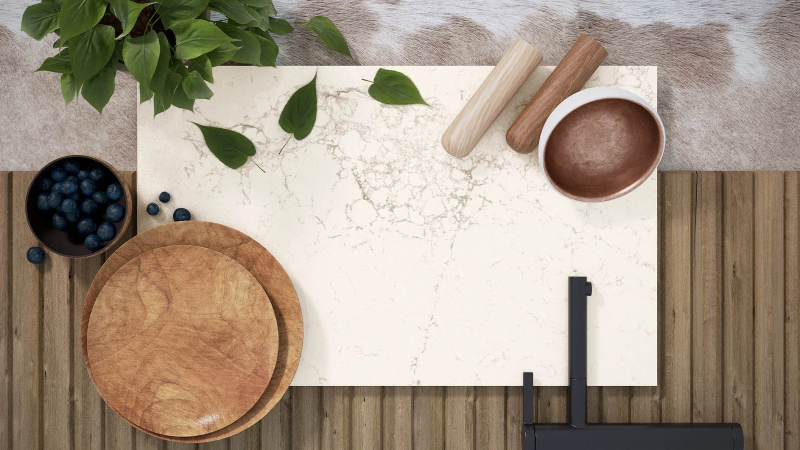
#> input picture images/caesarstone--solenna--room3.webp, 1600 x 900 px (shown at 1/2 size)
$ python -i slabify_supplier.py   (imports and definitions only)
#> lines starting #> are read from the running program, lines starting #| are printed output that depends on the picture; after the words box and inside, x2 and y2 are one past the last pixel; in counts of white or black regions, pixels touching at a corner belong together
#> further down, picture is the input picture: shape (900, 1600, 3); mean B, G, R 134.3, 150.9, 164.9
"""Generic slab-face-only TRUE-SCALE pass (generalised from akg_slabify.py).

Usage: python slabify_supplier.py "BQS" [--apply]
Reads/writes the supplier's mains in the slab-library; corners overrides in
slabify_overrides_<slug>.json next to this script. Source = the current main
webp (what's already approved as the main image).
"""
import json, os, re, sys
import cv2
import numpy as np
from PIL import Image, ImageDraw

Image.MAX_IMAGE_PIXELS = None
SCRATCH = os.path.dirname(os.path.abspath(__file__))
LIB = r"C:\Users\thefi\slab-library"

SUPPLIER = sys.argv[1]
slug = re.sub(r"[^a-z0-9]+", "", SUPPLIER.lower())
OV_PATH = os.path.join(SCRATCH, f"slabify_overrides_{slug}.json")
# [3 lines not run here, left out]
# [2 lines that did not run here, left out]
# [1 line not run here, left out]

def target_aspect(r):
    m = re.search(r"(\d{3,4})x(\d{3,4})", r.get("slabSizes", ""))
    return (int(m.group(1)) / int(m.group(2))) if m else 2.0

def order_quad(pts):
    pts = pts.reshape(4, 2).astype(np.float64)
    s = pts.sum(1); dd = np.diff(pts, axis=1).ravel()
    return np.array([pts[np.argmin(s)], pts[np.argmin(dd)], pts[np.argmax(s)], pts[np.argmax(dd)]], dtype=np.float32)

def find_slab_quad(img):
    h, w = img.shape[:2]
#> h = 900; w = 1600
    scale = 1200 / w
#> scale = 0.75
    small = cv2.resize(img, (1200, int(h * scale)))
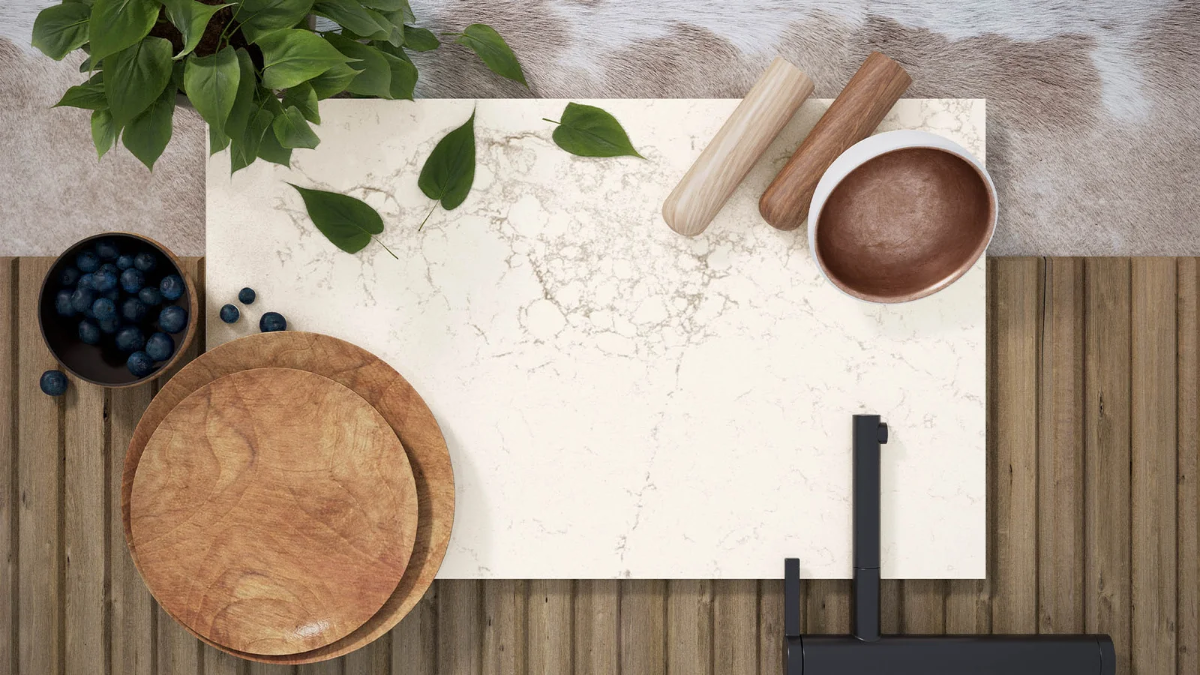
#> small: shape (675, 1200, 3); mean B, G, R 134.2, 150.8, 164.8
    sh, sw = small.shape[:2]
#> sh = 675; sw = 1200
    gray = cv2.cvtColor(small, cv2.COLOR_BGR2GRAY)
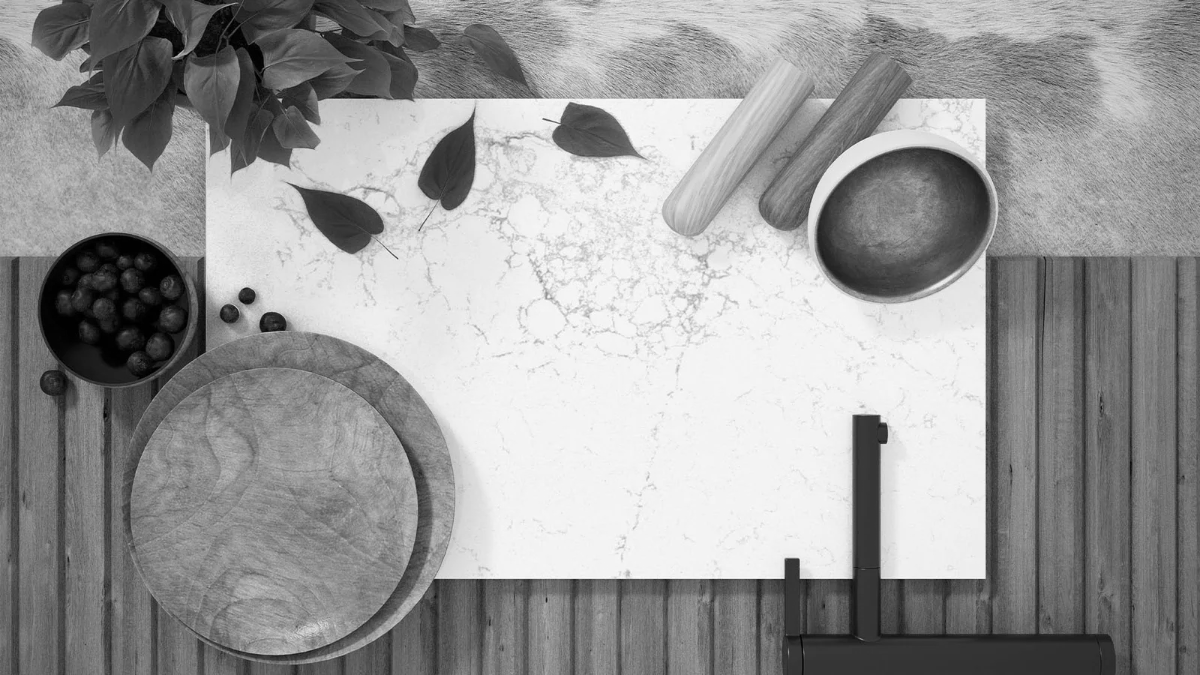
#> gray: shape (675, 1200); min 0, max 252, mean 153.1
    best, best_score = None, 0
    for canny_lo in (30, 60):
        edges = cv2.Canny(cv2.GaussianBlur(gray, (5, 5), 0), canny_lo, canny_lo * 3)
        edges = cv2.dilate(edges, np.ones((5, 5), np.uint8))
        cnts, _ = cv2.findContours(edges, cv2.RETR_LIST, cv2.CHAIN_APPROX_SIMPLE)
        for c in cnts:
            a = cv2.contourArea(c)
            if not (0.20 * sw * sh < a < 0.97 * sw * sh):
                continue
            for eps in (0.01, 0.02, 0.03):
                ap = cv2.approxPolyDP(c, eps * cv2.arcLength(c, True), True)
                if len(ap) == 4 and cv2.isContourConvex(ap):
                    q = order_quad(ap)
                    qw = np.linalg.norm(q[1] - q[0]); qh = np.linalg.norm(q[3] - q[0])
                    if qh == 0 or qw / qh < 1.2:
                        continue
                    cx, cy = q.mean(0)
                    pen = abs(cx - sw / 2) / sw + abs(cy - sh / 2) / sh
                    if a / (sw * sh) - pen > best_score:
                        best, best_score = q, a / (sw * sh) - pen
                    break
#> this loop made 2 passes
#> pass 1, in find_slab_quad, `edges = cv2.Canny(cv2.GaussianBlur(gray, (5, 5), 0), canny_lo, canny_l..`:
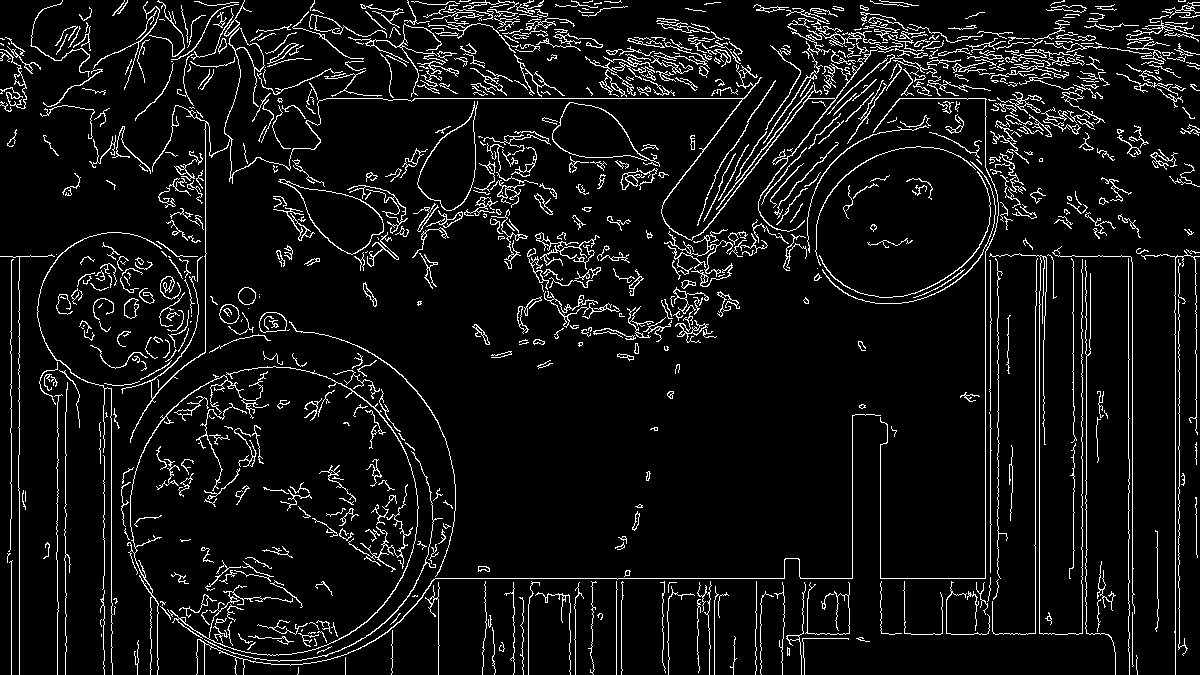
#> edges: shape (675, 1200); 7.3% white in thin lines or dots
#> pass 1, in find_slab_quad, `edges = cv2.dilate(edges, np.ones((5, 5), np.uint8))`:
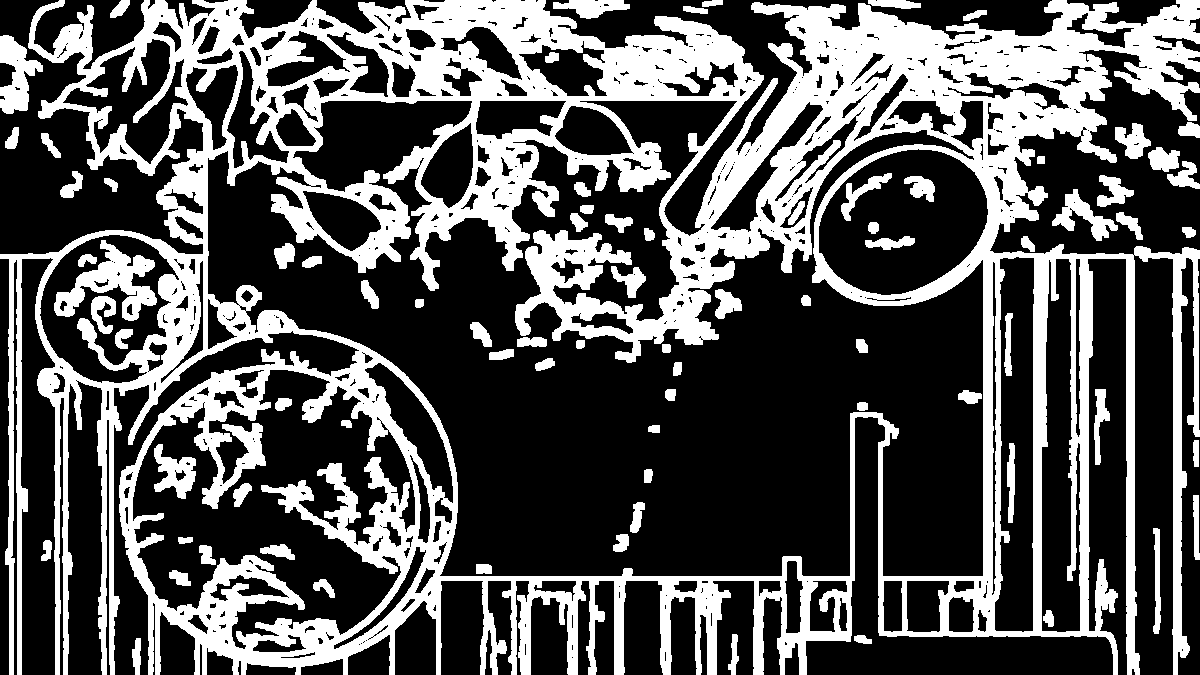
#> edges: shape (675, 1200); 33.3% white; 80 white regions, largest, box (x1, y1, x2, y2) and area: (0, 0, 1200, 675) 243038, (54, 240, 157, 321) 3249, (0, 35, 43, 114) 1825
#> pass 2, in find_slab_quad, `edges = cv2.Canny(cv2.GaussianBlur(gray, (5, 5), 0), canny_lo, canny_l..`:
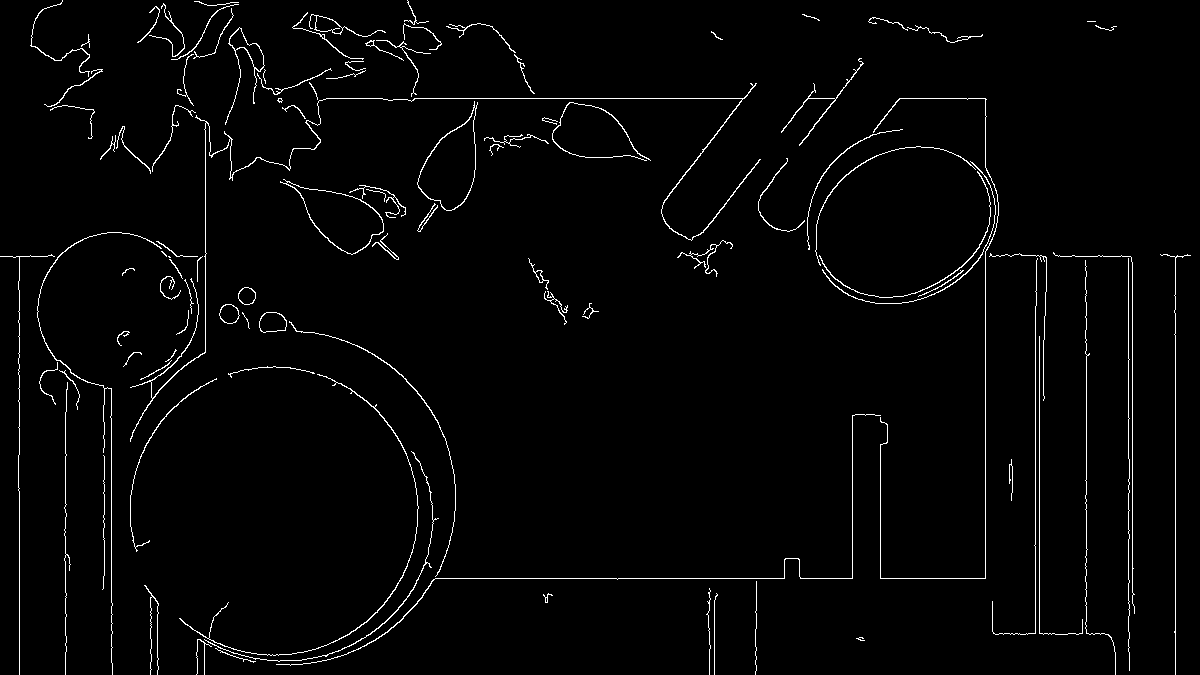
#> edges: shape (675, 1200); 2.2% white in thin lines or dots
#> pass 2, in find_slab_quad, `edges = cv2.dilate(edges, np.ones((5, 5), np.uint8))`:
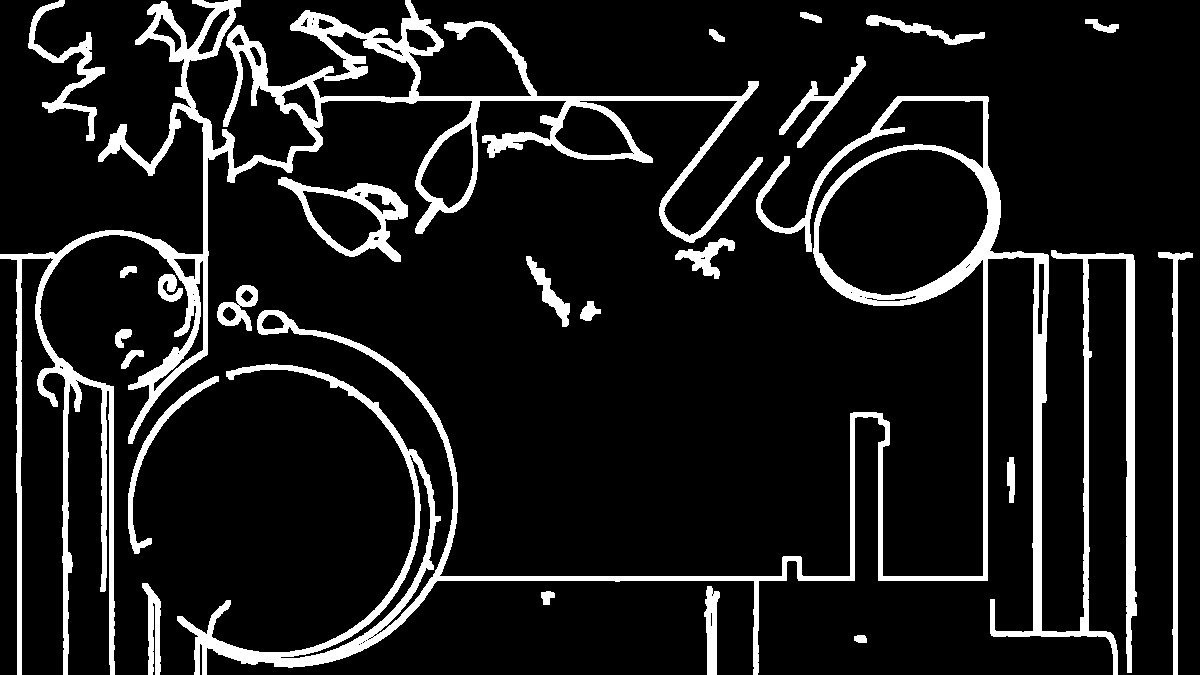
#> edges: shape (675, 1200); 11.2% white; 24 white regions, largest, box (x1, y1, x2, y2) and area: (177, 96, 1137, 675) 37030, (0, 0, 763, 675) 35502, (278, 177, 408, 262) 2935
#> after the loop, best = [[33, 16], [1199, 0], [1177, 674], [9, 674]]; best_score = 0.736
    return None if best is None else best / scale

def warp(img, quad, aspect):
    out_w = 1600
    out_h = round(out_w / aspect)
    dst = np.array([[0, 0], [out_w, 0], [out_w, out_h], [0, out_h]], dtype=np.float32)
    M = cv2.getPerspectiveTransform(quad.astype(np.float32), dst)
    return cv2.warpPerspective(img, M, (out_w, out_h), flags=cv2.INTER_AREA)

apply_mode = "--apply" in sys.argv
results = []
# [46 lines not run here, left out]

CW, CH, LH = 400, 210, 26
# [33 lines not run here, left out]

>>> import cv2
>>> picture = cv2.imread('../images/caesarstone--solenna--room3.webp')
>>> result = find_slab_quad(picture)
#> result = [[44, 21.33], [1598.7, 0], [1569.3, 898.7], [12, 898.7]]

$ run again, on images/crl--messina--room1.webp
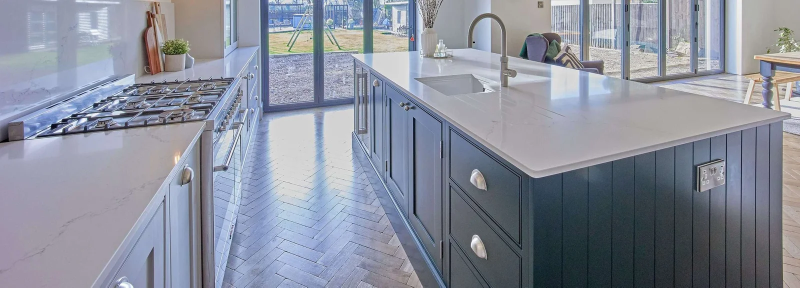
#> input picture images/crl--messina--room1.webp, 1600 x 575 px (shown at 1/2 size)
#> picture is the input picture: shape (575, 1600, 3); mean B, G, R 156.5, 143.1, 137.9
#> the loop in find_slab_quad, `for canny_lo in (30, 60):` made 2 passes
#> pass 1, in find_slab_quad, `edges = cv2.Canny(cv2.GaussianBlur(gray, (5, 5), 0), canny_lo, canny_l..`:
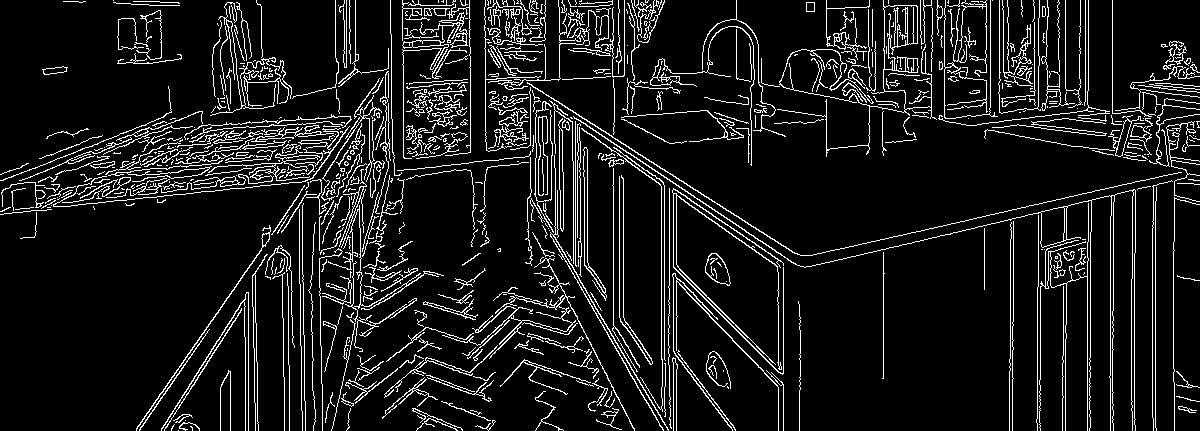
#> edges: shape (431, 1200); 9.7% white in thin lines or dots
#> pass 2, in find_slab_quad, `edges = cv2.dilate(edges, np.ones((5, 5), np.uint8))`:
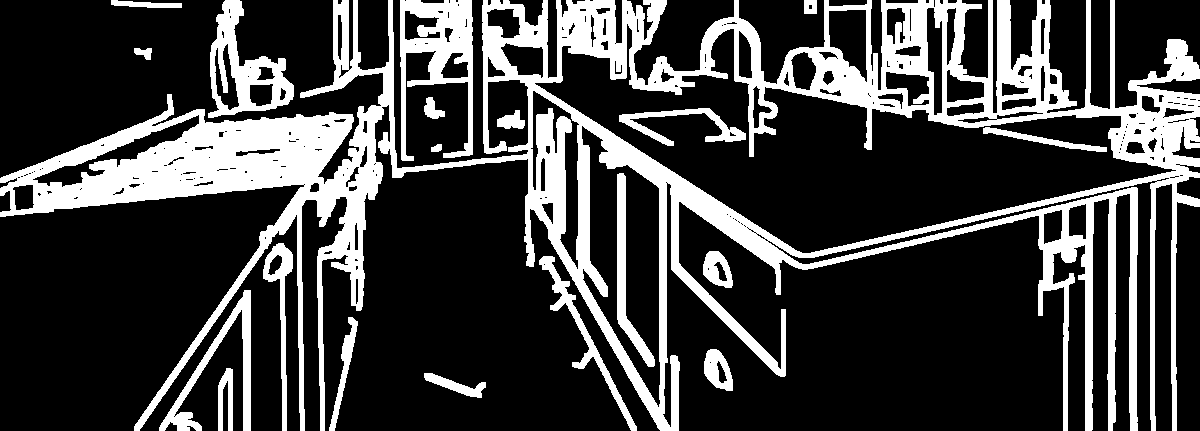
#> edges: shape (431, 1200); 25.1% white; 20 white regions, largest, box (x1, y1, x2, y2) and area: (0, 0, 1200, 431) 106053, (400, 0, 473, 161) 5187, (208, 0, 294, 118) 3937
#> after the loop in find_slab_quad, `for canny_lo in (30, 60):`: best_score = 0
